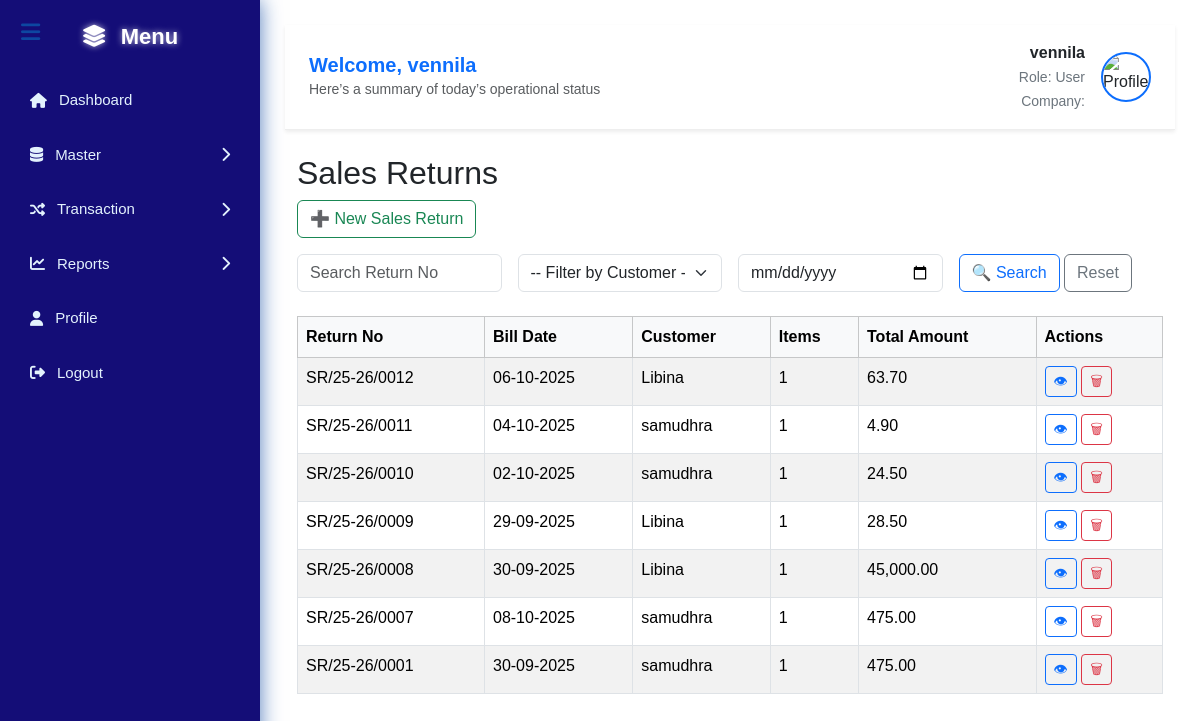
/sales_return_list.php (signed in), run on the app's committed database.
### tables this page shows
CREATE TABLE `sales_returns` (
  `return_id` int(11) NOT NULL,
  `return_no` varchar(50) NOT NULL,
  `invoice_no` varchar(50) DEFAULT NULL,
  `invoice_date` date DEFAULT NULL,
  `customer_id` int(11) DEFAULT NULL,
  `state` varchar(100) DEFAULT NULL,
  `tax_mode` enum('Inclusive','Exclusive') DEFAULT NULL,
  `description` text DEFAULT NULL,
  `total_amount` decimal(12,2) DEFAULT 0.00,
  `return_date` timestamp NOT NULL DEFAULT current_timestamp()
);

CREATE TABLE `customers` (
  `customer_id` int(11) NOT NULL,
  `customer_name` varchar(100) NOT NULL,
  `company_name` varchar(100) DEFAULT NULL,
  `address` text DEFAULT NULL,
  `country` varchar(50) DEFAULT NULL,
  `city` varchar(50) DEFAULT NULL,
  `state` varchar(50) DEFAULT NULL,
  `zipcode` varchar(10) NOT NULL,
  `ship_address` text DEFAULT NULL,
  `ship_country` varchar(50) DEFAULT NULL,
  `ship_city` varchar(50) DEFAULT NULL,
  `ship_state` varchar(50) DEFAULT NULL,
  `ship_zipcode` varchar(10) DEFAULT NULL,
  `phone` varchar(20) DEFAULT NULL,
  `email` varchar(100) DEFAULT NULL,
  `gstin` varchar(20) NOT NULL,
  `pan` varchar(20) DEFAULT NULL,
  `created_at` timestamp NOT NULL DEFAULT current_timestamp()
);

### sales_return_list.php (the view, shortened to what this page needs)
<?php
require_once 'config.php';
include 'header.php';
$params = [];
$sql = "
    SELECT
        sr.return_id,
        sr.return_no,
        sr.invoice_date AS bill_date,
        c.customer_name,
        COALESCE(items.item_count, 0) AS item_count,
        COALESCE(items.total_amount, 0) AS total_amount
    FROM sales_returns sr
    LEFT JOIN customers c ON sr.customer_id = c.customer_id
    LEFT JOIN (
        SELECT sr_id, COUNT(*) AS item_count, SUM(line_total) AS total_amount
        FROM sales_return_items
        GROUP BY sr_id
    ) items ON sr.return_id = items.sr_id
";
$sql .= " ORDER BY sr.return_no DESC";
$stmt = $pdo->prepare($sql);
$stmt->execute($params);
$returns = $stmt->fetchAll(PDO::FETCH_ASSOC);
?>
<div class="container mt-4">
    <h2>Sales Returns</h2>
    <div class="mb-3">
        <a href="sales_return.php" class="btn btn-outline-success">➕ New Sales Return</a>
    </div>
    <form method="get" class="row g-3 mb-4">
        <div class="col-md-3">
            <input type="text" name="return_no" value="<?= htmlspecialchars($_GET['return_no'] ?? '') ?>" class="form-control" placeholder="Search Return No">
        </div>
        <div class="col-md-3">
            <select name="customer_id" class="form-select">
                <option value="">-- Filter by Customer --</option>
            </select>
        </div>
        <div class="col-md-3">
            <input type="date" name="return_date" value="<?= htmlspecialchars($_GET['return_date'] ?? '') ?>" class="form-control" placeholder="Bill Date">
        </div>
        <div class="col-md-3">
            <button type="submit" class="btn btn-outline-primary">🔍 Search</button>
            <a href="sales_return_list.php" class="btn btn-outline-secondary">Reset</a>
        </div>
    </form>
    <table class="table table-bordered table-striped">
        <thead class="table-light">
            <tr>
                <th>Return No</th>
                <th>Bill Date</th>
                <th>Customer</th>
                <th>Items</th>
                <th>Total Amount</th>
                <th>Actions</th>
            </tr>
        </thead>
        <tbody>
            <?php if ($returns): ?>
                <?php foreach ($returns as $r): ?>
                    <tr>
                        <td><?= htmlspecialchars($r['return_no']) ?></td>
                        <td><?= date('d-m-Y', strtotime($r['bill_date'])) ?></td>
                        <td><?= htmlspecialchars($r['customer_name']) ?></td>
                        <td><?= $r['item_count'] ?></td>
                        <td><?= number_format($r['total_amount'], 2) ?></td>
                        <td>
                            <a href="view_sales_return.php?id=<?= $r['return_id'] ?>" class="btn btn-outline-primary btn-sm">👁 </a>
                            <a href="delete_sales_return.php?id=<?= $r['return_id'] ?>" onclick="return confirm('Delete this sales return?')" class="btn btn-outline-danger btn-sm">🗑 </a>
                        </td>
                    </tr>
                <?php endforeach; ?>
            <?php else: ?>
                <tr>
                    <td colspan="6" class="text-center">No sales returns found.</td>
                </tr>
            <?php endif; ?>
        </tbody>
    </table>
</div>

### data on the page
sales_returns: return_no "SR/25-26/0012", invoice_date "06-10-2025", customer.customer_name "Libina", item_count "1", total_amount "63.70"
sales_returns: return_no "SR/25-26/0011", invoice_date "04-10-2025", customer.customer_name "samudhra", item_count "1", total_amount "4.90"
sales_returns: return_no "SR/25-26/0010", invoice_date "02-10-2025", customer.customer_name "samudhra", item_count "1", total_amount "24.50"
sales_returns: return_no "SR/25-26/0009", invoice_date "29-09-2025", customer.customer_name "Libina", item_count "1", total_amount "28.50"
sales_returns: return_no "SR/25-26/0008", invoice_date "30-09-2025", customer.customer_name "Libina", item_count "1", total_amount "45,000.00"
sales_returns: return_no "SR/25-26/0007", invoice_date "08-10-2025", customer.customer_name "samudhra", item_count "1", total_amount "475.00"
sales_returns: return_no "SR/25-26/0001", invoice_date "30-09-2025", customer.customer_name "samudhra", item_count "1", total_amount "475.00"

### other printed values
$name "vennila"
$role "User"
